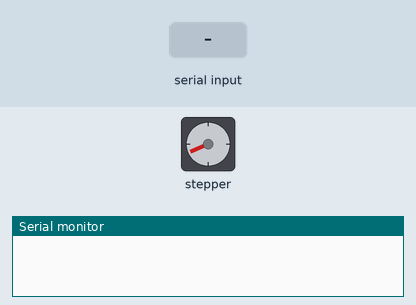
Simulated run of this program. Board: Arduino Nano 33 IoT. Parts: stepper motor, the last lines printed to the serial monitor. The inputs (shaded band) are chosen by the test bench. Stepper angles assume 200 steps per turn.

Above: at 1.24 s.
1.3 s: "s90\n" received over Serial
2.8 s: "s,45\n" received over Serial
At 2.95 s:
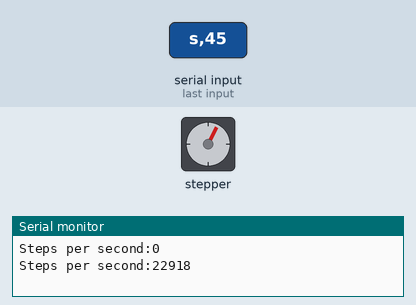
At 3.55 s:
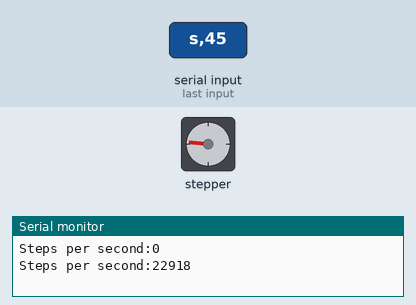
Timing chart, 0 to 17.8 s (numbered marks = the images above; inputs shaded):
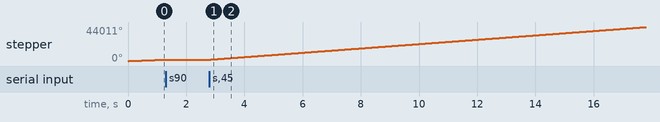

The program:

main.cpp
```cpp
#include <Arduino.h>
#include <AccelStepper.h>


//----------------------------------------------------------------
//                 Definitions, Globals and Macros
//     -  Pins
//     -  Serial
//     -  Motor
//
//----------------------------------------------------------------
struct Joint_conf
{
  int pulseRev=0;
  int direction=0;
  int pinPulse;
  int pinDir;
  Joint_conf(int step, int dir, int pPulse, int pDir)
     : pulseRev(step), direction(dir),pinPulse(pPulse),pinDir(pDir){

      //CHECK VALUES

     }
};


const Joint_conf joint_1(1600,1,A0,A1);

AccelStepper joint1_stepper1(AccelStepper::DRIVER, joint_1.pinPulse, joint_1.pinDir,0,0,true); // remover ultimos 3


const byte maxLength = 10;
char inputBuffer[maxLength];
byte bufferIndex = 0;

//void decode();

int speed2steps(float speed, int pulsesRev);

//----------------------------------------------------------------
//                         Setup
//     - Pins
//     - Serial
//     - Motor?
//
//----------------------------------------------------------------

void setup() {
  // put your setup code here, to run once:

  joint1_stepper1.setMaxSpeed(1600);
  joint1_stepper1.setSpeed(800);

  Serial.begin(9600);

}


//----------------------------------------------------------------
//                         Loop
//
//     - Read Serial Port
//     - Decode Message
//     - Update values
//
//----------------------------------------------------------------
void loop()
{

  while (Serial.available() > 0) {
    char receivedChar = Serial.read();

    // If newline is received, process the buffer
    if (receivedChar == 's') {
      inputBuffer[bufferIndex] = '\0';  // Null-terminate the string
      float speed = atof(inputBuffer);    // Convert buffer to integer
      int steps_sec = speed2steps(speed,joint_1.pulseRev);

      // Set the speed of the stepper motor
      joint1_stepper1.setSpeed(steps_sec); 	//The desired constant speed in steps per second. Positive is clockwise. Speeds of more than 1000 steps per second are unreliable
      Serial.println(String("Steps per second:")+steps_sec);
      // Reset buffer index for next input
      bufferIndex = 0;
    } else {
      // Add received character to buffer if it does not exceed maxLength
      if (bufferIndex < maxLength - 1) {
        inputBuffer[bufferIndex++] = receivedChar;
      }
    }
  }

  // Run the motor at the set speed
  joint1_stepper1.runSpeed();
}

int speed2steps(float speed, int pulsesRev)
{
return int(speed*float(pulsesRev)/(2*PI)); //check
}


//void decode()
```

Measured:
- after the input at 1.3 s, stepper: stops changing and stays 1827°
- after the input at 2.8 s, stepper: keeps turning clockwise at about 2813°/s, starting at once
- by itself, stepper: keeps turning clockwise at about 1429°/s
